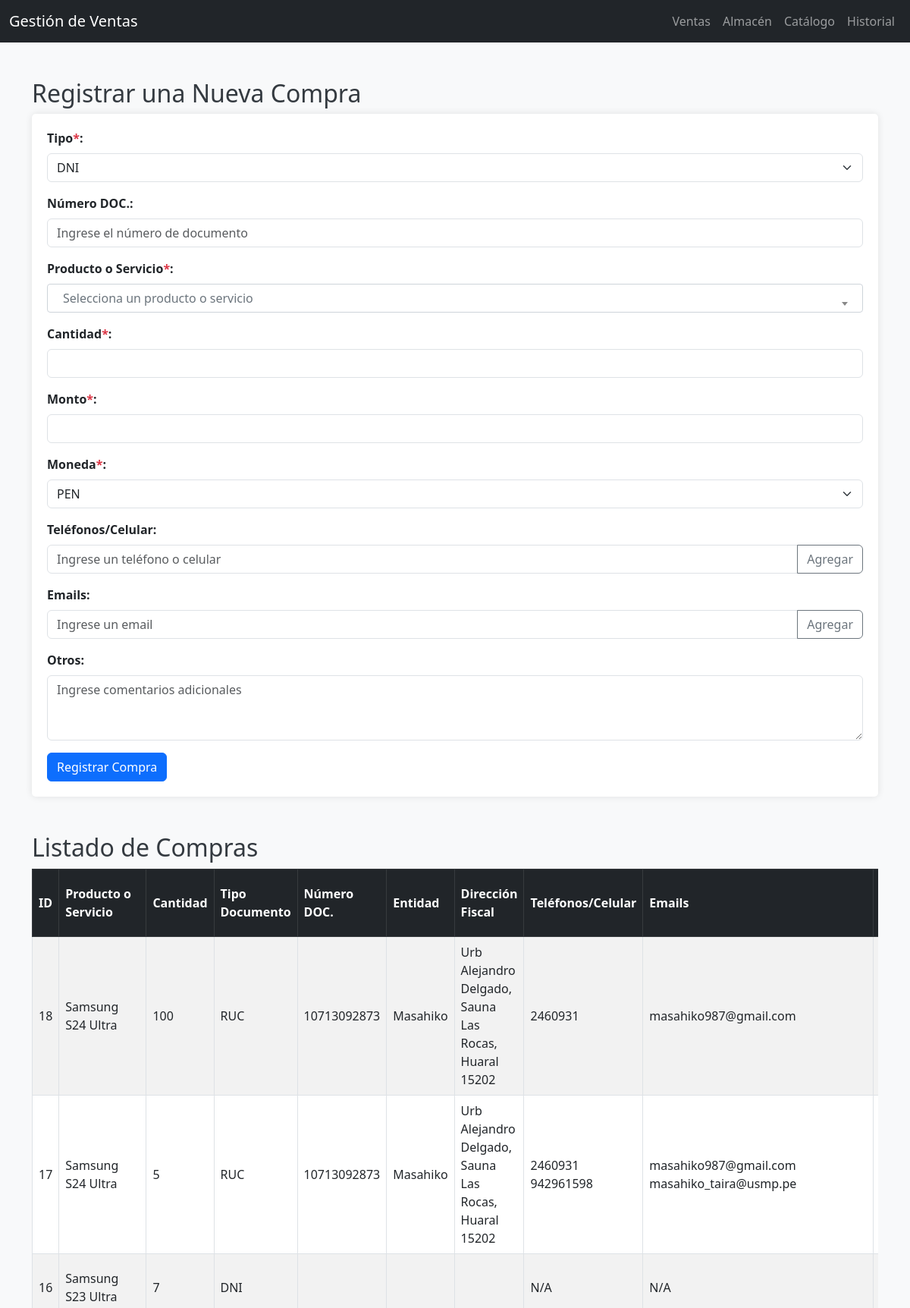
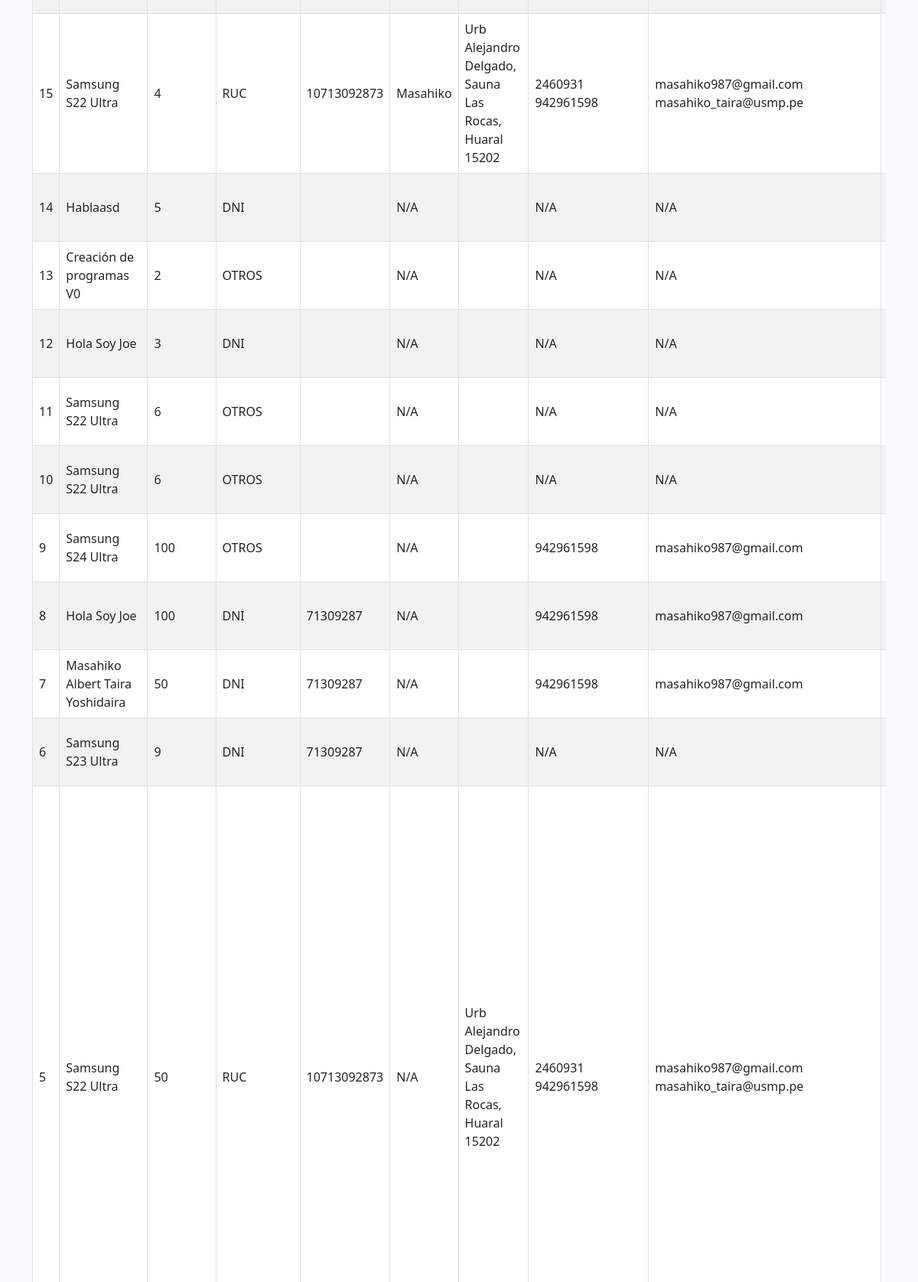
The page /almacen.php (upper part) on the database its author committed (2 pictures, top to bottom).
### tables this page shows
CREATE TABLE `compras` (
  `id` int NOT NULL AUTO_INCREMENT,
  `producto_id` int NOT NULL,
  `cantidad` int NOT NULL,
  `tipo_doc` enum('DNI','RUC','OTROS') NOT NULL DEFAULT 'DNI',
  `numero_doc` varchar(20) DEFAULT NULL,
  `direccion_fiscal` varchar(255) DEFAULT NULL,
  `telefonos` varchar(100) DEFAULT NULL,
  `emails` varchar(255) DEFAULT NULL,
  `otros` text,
  `fecha_compra` datetime DEFAULT CURRENT_TIMESTAMP,
  `monto` decimal(10,2) NOT NULL DEFAULT '0.00',
  `moneda` varchar(10) NOT NULL DEFAULT 'USD',
  `tipo_cambio` decimal(10,4) NOT NULL DEFAULT '1.0000',
  `entidad` varchar(255) DEFAULT NULL,
  PRIMARY KEY (`id`),
  KEY `producto_id` (`producto_id`),
  CONSTRAINT `compras_ibfk_1` FOREIGN KEY (`producto_id`) REFERENCES `productos` (`id`) ON DELETE CASCADE
);

CREATE TABLE `productos` (
  `id` int NOT NULL AUTO_INCREMENT,
  `tipo` enum('Producto','Servicio') NOT NULL,
  `nombre` varchar(255) NOT NULL,
  `codigo` varchar(100) NOT NULL,
  `precio` decimal(10,2) NOT NULL DEFAULT '0.00',
  `stock` int NOT NULL DEFAULT '0',
  PRIMARY KEY (`id`),
  UNIQUE KEY `codigo` (`codigo`)
);

### almacen.php (the view, shortened to what this page needs)
<?php
require 'db.php';
$sql_table = "SELECT compras.*, productos.nombre AS producto_nombre FROM compras
              JOIN productos ON compras.producto_id = productos.id
              ORDER BY compras.id DESC";
$result_table = $conn->query($sql_table);
?>
<!DOCTYPE html>
<html lang="es">
<head>
    <link href="./css/bootstrap.min.css" rel="stylesheet">
    <link href="./css/select2.min.css" rel="stylesheet" />
    <link rel="stylesheet" href="./css/styles.css">
</head>
<body>
    <nav class="navbar navbar-expand-lg navbar-dark bg-dark">
        <div class="container-fluid">
            <a class="navbar-brand" href="index.php">Gestión de Ventas</a>
            <div class="collapse navbar-collapse" id="navbarNav">
                <ul class="navbar-nav ms-auto">
                    <li class="nav-item"><a class="nav-link" href="ventas.php">Ventas</a></li>
                    <li class="nav-item"><a class="nav-link" href="almacen.php">Almacén</a></li>
                    <li class="nav-item"><a class="nav-link" href="catalogo.php">Catálogo</a></li>
                    <li class="nav-item"><a class="nav-link" href="historial.php">Historial</a></li>
                </ul>
            </div>
        </div>
    </nav>
    <div class="container mt-5">
        <h2>Registrar una Nueva Compra</h2>
        <form action="almacen.php" method="POST">
            <div class="mb-3">
                <label for="tipo_doc" class="form-label">Tipo<span class="text-danger">*</span>:</label>
                <select id="tipo_doc" name="tipo_doc" class="form-select" required>
                    <option value="DNI" <?php echo (isset($_POST['tipo_doc']) && $_POST['tipo_doc'] === 'DNI') ? 'selected' : 'selected'; ?>>DNI</option>
                </select>
            </div>
            <div class="mb-3" id="numero_doc_div">
                <label for="numero_doc" class="form-label">Número DOC.:</label>
                <input type="text" id="numero_doc" name="numero_doc" class="form-control" placeholder="Ingrese el número de documento" value="<?php echo isset($_POST['numero_doc']) ? htmlspecialchars($_POST['numero_doc']) : ''; ?>">
            </div>
            <div class="mb-3">
                <label for="producto_id" class="form-label">Producto o Servicio<span class="text-danger">*</span>:</label>
            </div>
            <div class="mb-3">
                <label for="cantidad" class="form-label">Cantidad<span class="text-danger">*</span>:</label>
                <input type="number" id="cantidad" name="cantidad" class="form-control" min="1" required value="<?php echo isset($_POST['cantidad']) ? htmlspecialchars($_POST['cantidad']) : ''; ?>">
            </div>
            <div class="mb-3">
                <label for="monto" class="form-label">Monto<span class="text-danger">*</span>:</label>
                <input type="number" id="monto" name="monto" class="form-control" step="0.01" min="0.01" required value="<?php echo isset($_POST['monto']) ? htmlspecialchars($_POST['monto']) : ''; ?>">
            </div>
            <div class="mb-3">
                <label for="moneda" class="form-label">Moneda<span class="text-danger">*</span>:</label>
                <select id="moneda" name="moneda" class="form-select" required>
                    <option value="PEN" <?php echo (isset($_POST['moneda']) && $_POST['moneda'] === 'PEN') ? 'selected' : 'selected'; ?>>PEN</option>
                </select>
            </div>
            <div class="mb-3" id="telefonos_div">
                <label class="form-label">Teléfonos/Celular<span id="telefonos_required" class="text-danger" style="display: none;">*</span>:</label>
                <div id="telefonos_container">
                    <?php
                        $telefonos_input = isset($_POST['telefonos']) && is_array($_POST['telefonos']) ? $_POST['telefonos'] : [''];
                        foreach ($telefonos_input as $index => $telefono):
                    ?>
                        <div class="input-group mb-2">
                            <input type="text" name="telefonos[]" class="form-control" placeholder="Ingrese un teléfono o celular" <?php echo (isset($_POST['tipo_doc']) && $_POST['tipo_doc'] === 'RUC') ? 'required' : ''; ?> value="<?php echo htmlspecialchars($telefono); ?>">
                            <?php if ($index === 0): ?>
                                <button type="button" class="btn btn-outline-secondary add-telefono">Agregar</button>
                            <?php else: ?>
                                <button type="button" class="btn btn-outline-danger remove-telefono">Eliminar</button>
                            <?php endif; ?>
                        </div>
                    <?php endforeach; ?>
                </div>
            </div>
            <div class="mb-3">
                <label class="form-label">Emails:</label>
                <div id="emails_container">
                    <?php
                        $emails_input = isset($_POST['emails']) && is_array($_POST['emails']) ? $_POST['emails'] : [''];
                        foreach ($emails_input as $index => $email):
                    ?>
                        <div class="input-group mb-2">
                            <input type="email" name="emails[]" class="form-control" placeholder="Ingrese un email" value="<?php echo htmlspecialchars($email); ?>">
                            <?php if ($index === 0): ?>
                                <button type="button" class="btn btn-outline-secondary add-email">Agregar</button>
                            <?php else: ?>
                                <button type="button" class="btn btn-outline-danger remove-email">Eliminar</button>
                            <?php endif; ?>
                        </div>
                    <?php endforeach; ?>
                </div>
            </div>
            <div class="mb-3">
                <label for="otros" class="form-label">Otros:</label>
                <textarea id="otros" name="otros" class="form-control" rows="3" placeholder="Ingrese comentarios adicionales"><?php echo isset($_POST['otros']) ? htmlspecialchars($_POST['otros']) : ''; ?></textarea>
            </div>
            <button type="submit" name="comprar" class="btn btn-primary">Registrar Compra</button>
        </form>
        <h2 class="mt-5">Listado de Compras</h2>
        <div class="table-responsive">
            <table class="table table-striped table-bordered">
                <thead class="table-dark">
                    <tr>
                        <th>ID</th>
                        <th>Producto o Servicio</th>
                        <th>Cantidad</th>
                        <th>Tipo Documento</th>
                        <th>Número DOC.</th>
                        <th>Entidad</th>
                        <th>Dirección Fiscal</th>
                        <th>Teléfonos/Celular</th>
                        <th>Emails</th>
                        <th>Otros</th>
                    </tr>
                </thead>
                <tbody>
                    <?php if ($result_table->num_rows > 0): ?>
                        <?php while($compra = $result_table->fetch_assoc()): ?>
                            <tr>
                                <td><?php echo htmlspecialchars($compra['id']); ?></td>
                                <td><?php echo htmlspecialchars($compra['producto_nombre']); ?></td>
                                <td><?php echo htmlspecialchars($compra['cantidad']); ?></td>
                                <td><?php echo htmlspecialchars($compra['tipo_doc']); ?></td>
                                <td><?php echo htmlspecialchars($compra['numero_doc']); ?></td>
                                <td><?php echo htmlspecialchars($compra['entidad'] ?? 'N/A'); ?></td>
                                <td><?php echo htmlspecialchars($compra['direccion_fiscal'] ?? 'N/A'); ?></td>
                                <td>
                                    <?php
                                        if (!empty($compra['telefonos'])) {
                                            $telefonos_array = explode(',', $compra['telefonos']);
                                            foreach ($telefonos_array as $tel) {
                                                echo htmlspecialchars($tel) . "<br>";
                                            }
                                        } else {
                                            echo 'N/A';
                                        }
                                    ?>
                                </td>
                                <td>
                                    <?php
                                        if (!empty($compra['emails'])) {
                                            $emails_array = explode(',', $compra['emails']);
                                            foreach ($emails_array as $email) {
                                                echo htmlspecialchars($email) . "<br>";
                                            }
                                        } else {
                                            echo 'N/A';
                                        }
                                    ?>
                                </td>
                                <td><?php echo htmlspecialchars($compra['otros'] ?? 'N/A'); ?></td>
                            </tr>
                        <?php endwhile; ?>
                    <?php else: ?>
                        <tr><td colspan="14" class="text-center">No hay compras registradas.</td></tr>
                    <?php endif; ?>
                </tbody>
            </table>
        </div>
    </div>
</body>
</html>

### almacen.php (style rules this page uses)
body { background-color: #f8f9fa; }
h1, h2 { color: #343a40; }
form { background-color: #ffffff; padding: 20px; border-radius: 5px; box-shadow: 0 0 10px rgba(0, 0, 0, 0.1); margin-bottom: 30px; }
label { font-weight: bold; }
table { background-color: #ffffff; }
table th, table td { vertical-align: middle; }
table th:nth-child(1), table td:nth-child(1) { width: 5%; }
table th:nth-child(2), table td:nth-child(2) { width: 15%; }
table th:nth-child(3), table td:nth-child(3) { width: 7%; }
table th:nth-child(4), table td:nth-child(4) { width: 10%; }
table th:nth-child(5), table td:nth-child(5) { width: 10%; }
table th:nth-child(6), table td:nth-child(6) { width: 10%; }
table th:nth-child(7), table td:nth-child(7) { width: 10%; }
table th:nth-child(8), table td:nth-child(8) { width: 10%; }
table th:nth-child(9), table td:nth-child(9) { width: 10%; }
table th:nth-child(10), table td:nth-child(10) { width: 10%; }
.table-responsive { overflow-x: auto; }

### rows shown on the page
compras: id "18", producto.nombre "Samsung S24 Ultra", cantidad "100", tipo_doc "RUC", numero_doc "10713092873", entidad "Masahiko", direccion_fiscal "Urb Alejandro Delgado, Sauna Las Rocas, Huaral 15202", telefonos "2460931", emails "masahiko987@gmail.com"
compras: id "17", producto.nombre "Samsung S24 Ultra", cantidad "5", tipo_doc "RUC", numero_doc "10713092873", entidad "Masahiko", direccion_fiscal "Urb Alejandro Delgado, Sauna Las Rocas, Huaral 15202", telefonos "2460931", telefonos "942961598", emails "masahiko987@gmail.com", emails "masahiko_taira@usmp.pe"
compras: id "16", producto.nombre "Samsung S23 Ultra", cantidad "7", tipo_doc "DNI", telefonos "N/A", emails "N/A"
compras: id "15", producto.nombre "Samsung S22 Ultra", cantidad "4", tipo_doc "RUC", numero_doc "10713092873", entidad "Masahiko", direccion_fiscal "Urb Alejandro Delgado, Sauna Las Rocas, Huaral 15202", telefonos "2460931", telefonos "942961598", emails "masahiko987@gmail.com", emails "masahiko_taira@usmp.pe"
compras: id "14", producto.nombre "Hablaasd", cantidad "5", tipo_doc "DNI", entidad "N/A", telefonos "N/A", emails "N/A"
compras: id "13", producto.nombre "Creación de programas V0", cantidad "2", tipo_doc "OTROS", entidad "N/A", telefonos "N/A", emails "N/A"
compras: id "12", producto.nombre "Hola Soy Joe", cantidad "3", tipo_doc "DNI", entidad "N/A", telefonos "N/A", emails "N/A"
compras: id "11", producto.nombre "Samsung S22 Ultra", cantidad "6", tipo_doc "OTROS", entidad "N/A", telefonos "N/A", emails "N/A"
compras: id "10", producto.nombre "Samsung S22 Ultra", cantidad "6", tipo_doc "OTROS", entidad "N/A", telefonos "N/A", emails "N/A"
compras: id "9", producto.nombre "Samsung S24 Ultra", cantidad "100", tipo_doc "OTROS", entidad "N/A", telefonos "942961598", emails "masahiko987@gmail.com"
compras: id "8", producto.nombre "Hola Soy Joe", cantidad "100", tipo_doc "DNI", numero_doc "71309287", entidad "N/A", telefonos "942961598", emails "masahiko987@gmail.com"
compras: id "7", producto.nombre "Masahiko Albert Taira Yoshidaira", cantidad "50", tipo_doc "DNI", numero_doc "71309287", entidad "N/A", telefonos "942961598", emails "masahiko987@gmail.com"
compras: id "6", producto.nombre "Samsung S23 Ultra", cantidad "9", tipo_doc "DNI", numero_doc "71309287", entidad "N/A", telefonos "N/A", emails "N/A"
compras: id "5", producto.nombre "Samsung S22 Ultra", cantidad "50", tipo_doc "RUC", numero_doc "10713092873", entidad "N/A", direccion_fiscal "Urb Alejandro Delgado, Sauna Las Rocas, Huaral 15202", telefonos "2460931", telefonos "942961598", emails "masahiko987@gmail.com", emails "masahiko_taira@usmp.pe"
